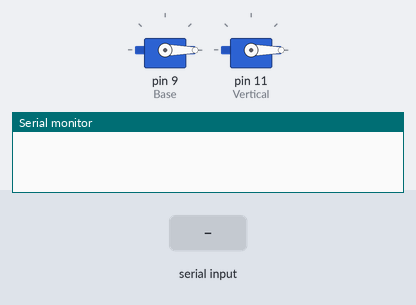
Simulated run of this sketch. Board: Arduino Uno, built with avr-gcc and run on an emulated ATmega328P. Parts: 2 × servo, the last lines printed to the serial monitor. The inputs (shaded band) are chosen by the test bench.

Above: at 1.2 s.
1.3 s: "90,45\n" received over Serial
At 2.5 s:
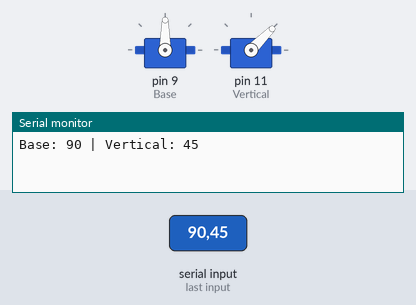
2.8 s: "30,150\n" received over Serial
At 3.7 s:
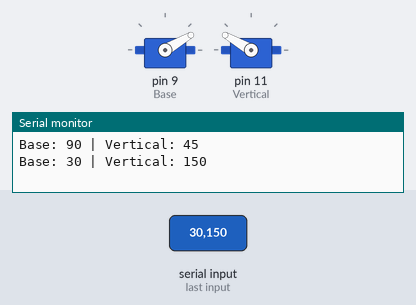
4.3 s: "1,90\n" received over Serial
At 4.7 s:
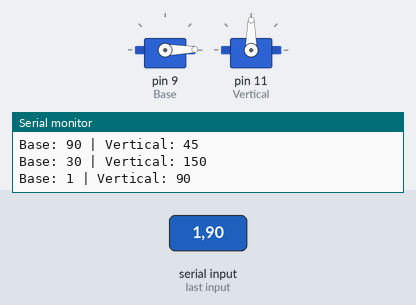
Timing chart, 0 to 7.3 s (numbered marks = the images above; inputs shaded):
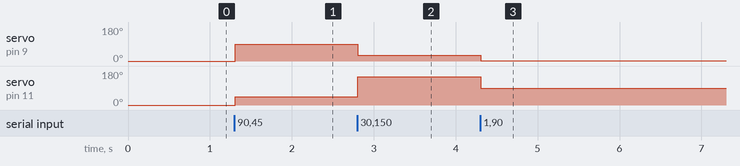

Measured:
- after the input at 1.3 s, servo on pin 9 (Base): 0° → 90° at once; servo on pin 11 (Vertical): 0° → 45° at once
- after the input at 2.8 s, servo on pin 9 (Base): 90° → 30° at once; servo on pin 11 (Vertical): 45° → 150° at once
- after the input at 4.3 s, servo on pin 9 (Base): 30° → 1° at once; servo on pin 11 (Vertical): 150° → 90° at once

The sketch:

servo_face_tracking.ino
```cpp
#include <Servo.h>

Servo Base;
Servo Vertical;

int baseAngle     = 0;
int verticalAngle = 0;

void setup() {
  Base.attach(9);
  Vertical.attach(11);
  Serial.begin(9600);

  Base.write(baseAngle);
  Vertical.write(verticalAngle);
}

void loop() {
  if (Serial.available() > 0) {
    String input = Serial.readStringUntil('\n');
    input.trim();

    int commaIndex = input.indexOf(',');
    if (commaIndex != -1) {
      baseAngle     = input.substring(0, commaIndex).toInt();
      verticalAngle = input.substring(commaIndex + 1).toInt();

      baseAngle     = constrain(baseAngle,     0, 180);
      verticalAngle = constrain(verticalAngle, 0, 180);

      Base.write(baseAngle);
      Vertical.write(verticalAngle);

      Serial.print("Base: ");
      Serial.print(baseAngle);
      Serial.print(" | Vertical: ");
      Serial.println(verticalAngle);
    }
  }
}
```
